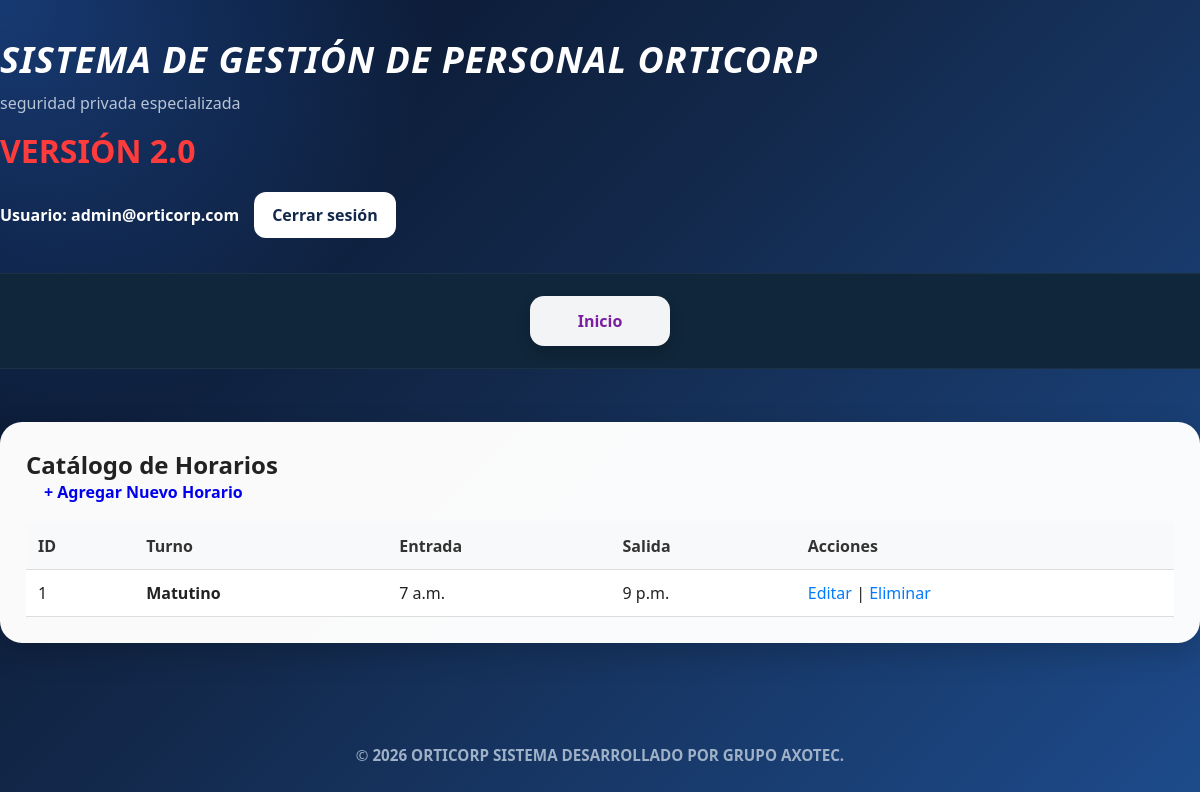
The page /horarios/ (signed in) on the database its author committed.
### polls/models.py (models this page shows, shortened)
class CustomUser(AbstractUser):
    ROLES = (
        ('ADMIN', 'Administrador'),
        ('HR', 'Recursos Humanos'),
        ('VIEW', 'Vista'),
    )
    username = None
    email = models.EmailField(unique=True)
    role = models.CharField(max_length=10, choices=ROLES, default='VIEW')
    USERNAME_FIELD = 'email'
    REQUIRED_FIELDS = []
    objects = CustomUserManager()

class Horarios(models.Model):
	TURNOS = (
		('MATUTINO', 'Matutino'),
		('VESPERTINO', 'Vespertino'),
		('NOCTURNO', 'Nocturno'),
	)
	nombre_turno = models.CharField(max_length=20, choices=TURNOS, blank=True, null=True)
	hora_entrada = models.TimeField(blank=True, null=True)
	hora_salida = models.TimeField(blank=True, null=True)
	class Meta:
		unique_together = ('nombre_turno',)
		ordering = ['nombre_turno']

### polls/views/views.py (the view)
# urls.py: path('horarios/', views.horarios_list, name='horarios_list'),
@user_passes_test(is_hr_or_admin)
def horarios_list(request):
    horarios = Horarios.objects.all().order_by('nombre_turno')
    context = {
        'horarios': horarios,
    }
    return render(request, 'polls/horarios_list.html', context)

### polls/views/views.py (called while the page is built)
def is_hr_or_admin(user):
    return user.role in ['HR', 'ADMIN']

### polls/templates/polls/horarios_list.html (shortened to what this page needs)
{% extends 'polls/base.html' %}
{% block content %}
<div class="card">
    <h2>Catálogo de Horarios</h2>
    <div style="margin-bottom: 20px;">
        <a href="{% url 'horarios_agregar' %}" class="btn">+ Agregar Nuevo Horario</a>
    </div>
    <div class="table-container">
        {% if horarios %}
            <table id="horariosTable">
                <thead>
                    <tr>
                        <th>ID</th>
                        <th>Turno</th>
                        <th>Entrada</th>
                        <th>Salida</th>
                        <th>Acciones</th>
                    </tr>
                </thead>
                <tbody>
                    {% for horario in horarios %}
                        <tr>
                            <td>{{ horario.id }}</td>
                            <td><strong>{{ horario.get_nombre_turno_display }}</strong></td>
                            <td>{{ horario.hora_entrada }}</td>
                            <td>{{ horario.hora_salida }}</td>
                            <td>
                                <a href="{% url 'horarios_editar' horario.id %}" class="link-btn">Editar</a> |
                                <a href="{% url 'horarios_eliminar' horario.id %}" class="link-btn" onclick="return confirm('¿Está seguro de que desea eliminar este horario?')">Eliminar</a>
                            </td>
                        </tr>
                    {% endfor %}
                </tbody>
            </table>
        {% else %}
            <p style="text-align:center;padding:20px;background-color:#f9f9f9;border-radius:4px;">No hay horarios registrados. Crea el primero haciendo clic en "Agregar Nuevo Horario".</p>
        {% endif %}
    </div>
</div>
{% endblock %}

### polls/templates/polls/base.html (shortened to what this page needs)
{% load static %}
<!DOCTYPE html>
<html lang="es">
<head>
    <link rel="stylesheet" href="{% static 'polls/css/theme.css' %}">
</head>
<body class="{% block body_class %}{% endblock %}">
    <header class="app-header">
        <div class="container header-inner">
            <div class="brand">
                <h1><em>SISTEMA DE GESTIÓN DE PERSONAL ORTICORP</em></h1>
                <p class="subtitle">
                    seguridad privada especializada
                </p>
                <h2 class="version">
                    VERSIÓN 2.0
                </h2>
            </div>
            <div class="user-area">
                {% if user.is_authenticated %}
                    <span class="user-label">
                        Usuario:
                        <strong>{{ user.get_username }}</strong>
                    </span>
                    <a class="logout-btn" href="{% url 'logout' %}">
                        Cerrar sesión
                    </a>
                {% else %}
                    <a class="logout-btn" href="{% url 'login' %}">
                        Iniciar sesión
                    </a>
                {% endif %}
            </div>
        </div>
        <nav class="app-nav">
            <div class="container nav-inner">
                <a class="nav-link" href="{% url 'inicio' %}">
                    Inicio
                </a>
            </div>
        </nav>
    </header>
    <main class="container main-content">
        {% block content %}{% endblock %}
    </main>
    <footer class="copight">
        &copy;
        <strong>
            2026 ORTICORP SISTEMA DESARROLLADO POR GRUPO AXOTEC.
        </strong>
    </footer>
</body>
</html>

### polls/static/polls/css/theme.css (style rules this page uses)
:root { --bg:#071428; --panel:#ffffff; --muted:#9fb1c7; --accent-purple:#7b1fa2; --accent-blue:#2b6ea3; --soft-blue:#eaf3ff; --success:#27ae60; --danger:#e74c3c; }
* { margin:0; padding:0; box-sizing:border-box; }
html { scroll-behavior:smooth; }
body { min-height:100vh; font-family:'Segoe UI', Arial, sans-serif; color:#ffffff; display:flex; flex-direction:column; background: radial-gradient(circle at top left, rgba(53,132,255,0.35), transparent 30%), linear-gradient( 135deg, #071228 0%, #13294c 45%, #1d4b8b 100%); }
.container { width:100%; max-width:1200px; margin:auto; padding:0 20px; }
.app-header { width:100%; }
.header-inner { display:flex; justify-content:space-between; align-items:center; gap:20px; flex-wrap:wrap; padding:35px 0; }
.brand h1 { font-size:clamp(1.5rem,3vw,2.5rem); color:#ffffff; letter-spacing:1px; }
.subtitle { margin-top:8px; color:#b8c4d6; font-size:1rem; }
.version { margin-top:15px; color:#ff3b3b; font-size:2rem; }
.user-area { display:flex; align-items:center; gap:15px; flex-wrap:wrap; }
.user-label { color:#ffffff; font-weight:600; }
.logout-btn { background:#ffffff; color:#13294c; text-decoration:none; padding:12px 18px; border-radius:12px; font-weight:700; transition:0.3s ease; }
.app-nav { width:100%; background:#10263a; border-top:1px solid rgba(255,255,255,0.05); border-bottom:1px solid rgba(255,255,255,0.05); }
.nav-inner { display:flex; justify-content:center; flex-wrap:wrap; gap:14px; padding:22px 0; }
.nav-link { min-width:140px; text-align:center; text-decoration:none; background:rgba(255,255,255,0.95); color:var(--accent-purple); font-weight:700; padding:14px 18px; border-radius:14px; transition:0.3s ease; box-shadow:0 6px 14px rgba(0,0,0,0.18); }
.main-content { width:100%; padding:40px 0; }
.card { background:rgba(255,255,255,0.98); border-radius:22px; padding:25px; box-shadow:0 10px 30px rgba(0,0,0,0.18); border:1px solid rgba(255,255,255,0.08); color:#222222; }
.btn { border:none; border-radius:10px; padding:12px 18px; font-weight:700; cursor:pointer; transition:0.3s ease; text-decoration:none; }
.table-container { width:100%; overflow-x:auto; }
table { width:100%; min-width:800px; border-collapse:collapse; }
th { background:var(--soft-blue); color:#12324a; padding:14px; text-align:left; font-weight:700; }
td { padding:14px; border-bottom:1px solid #eef2f7; }
.copight { margin-top:auto; text-align:center; padding:35px 20px; color:#9fb1c7; font-size:0.95rem; }

### polls/templates/polls/horarios_list.html (style rules this page uses)
.link-btn { color: #007bff; cursor: pointer; text-decoration: none; font-weight: 500; }
.table-container { overflow-x: auto; margin-top: 15px; }
table { width: 100%; border-collapse: collapse; background: white; }
th, td { padding: 12px; text-align: left; border-bottom: 1px solid #ddd; }
th { background-color: #f8f9fa; font-weight: bold; color: #333; }

### rows shown on the page
CustomUser: get_username "admin@orticorp.com"
Horarios: id "1", nombre_turno "Matutino", hora_entrada "7 a.m.", hora_salida "9 p.m."
